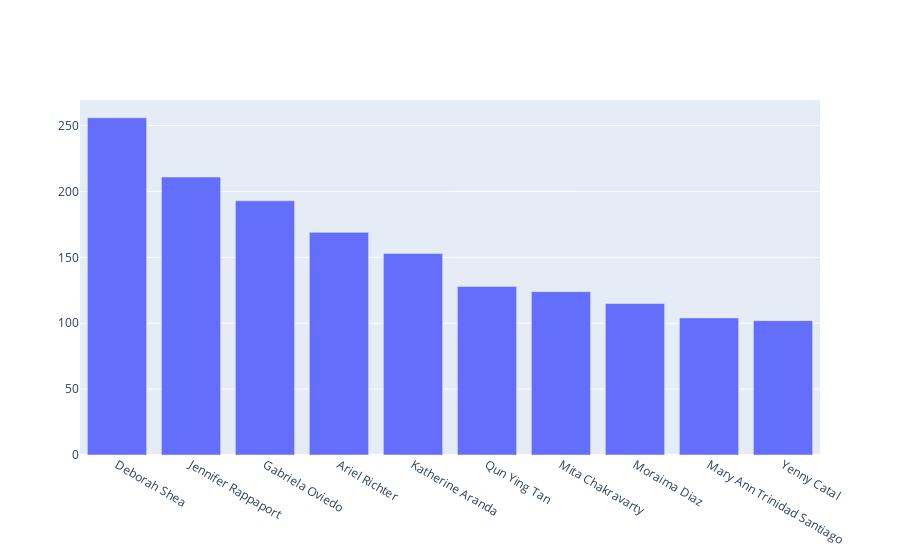

The cell this chart's notebook holds for it:
### Code cell
child_absent_df = pd.read_csv("child_absent.csv", 
                 names=["name", "count"],
                 header=0)
child_absent_top_10 = child_absent_df.head(10)
child_absent_fig = go.Figure(data=[
    go.Bar(x=child_absent_top_10['name'], y=child_absent_top_10["count"])
])

# child_absent_fig.update_layout(barmode='stack')
child_absent_fig.show()

### Figure 1 — Plotly figure (JSON) as saved in the notebook; plotly's stock layout.template omitted (floating-point values rounded to 4 significant figures)
{"data": [{"type": "bar", "x": ["Deborah Shea", "Jennifer Rappaport", "Gabriela Oviedo", "Ariel Richter", "Katherine Aranda", "Qun Ying Tan", "Mita Chakravarty", "Moraima Diaz", "Mary Ann Trinidad Santiago", "Yenny Catal"], "y": [256, 211, 193, 169, 153, 128, 124, 115, 104, 102]}], "layout": {"autosize": true, "xaxis": {"autorange": true, "range": [-0.5, 9.5], "type": "category"}, "yaxis": {"autorange": true, "range": [0, 269.5], "type": "linear"}}}
